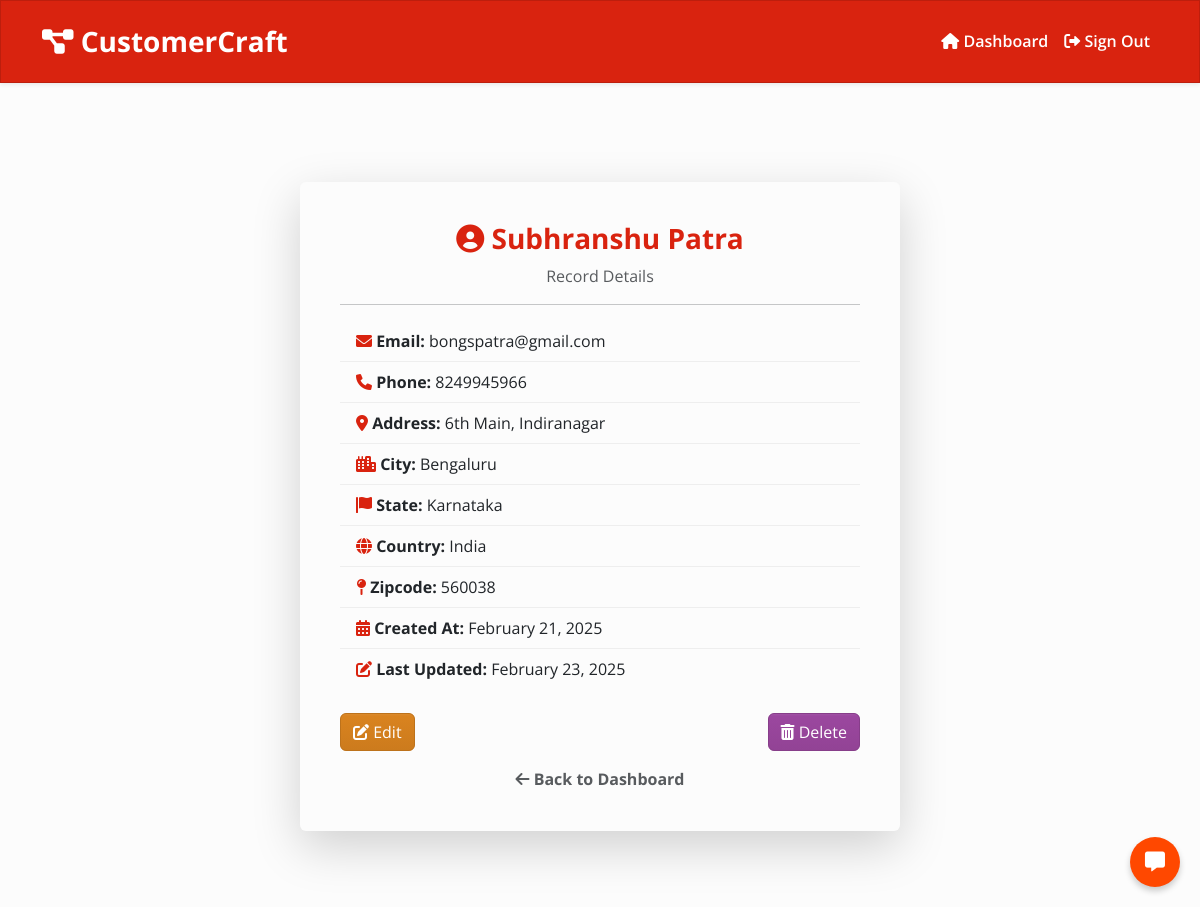
The page /view_record/2/ (signed in) on the database its author committed.
### webapp/models.py (models this page shows, shortened)
class Record(models.Model):
    first_name = models.CharField(max_length=100)
    last_name = models.CharField(max_length=100)
    email = models.EmailField()
    phone = models.CharField(max_length=20)
    address = models.TextField()
    city = models.CharField(max_length=100)
    state = models.CharField(max_length=100)
    country = models.CharField(max_length=100)
    zipcode = models.CharField(max_length=10)
    created_at = models.DateTimeField(auto_now_add=True)
    updated_at = models.DateTimeField(auto_now=True)

### webapp/views.py (the view)
# urls.py: path('view_record/<int:pk>/', views.view_record, name="view_record"),
@login_required(login_url='userlogin')
def view_record(request, pk):
    record = Record.objects.get(id=pk)
    context = {'record': record}
    return render(request, 'webapp/view-record.html', context=context)

### webapp/templates/webapp/view-record.html
{% extends 'webapp/base.html' %}
{% load static %}
{% block content %}
<div class="container d-flex justify-content-center align-items-center min-vh-100">
    <div class="card shadow-lg border-0 p-4" style="max-width: 600px; width: 100%;">
        <div class="card-body">
            <h3 class="text-center text-primary fw-bold">
                <i class="fas fa-user-circle"></i> {{ record.first_name}} {{ record.last_name }}
            </h3>
            <p class="text-center text-muted">Record Details</p>
            <hr>
            <ul class="list-group list-group-flush">
                <li class="list-group-item">
                    <i class="fas fa-envelope text-primary"></i> <strong>Email:</strong> {{ record.email }}
                </li>
                <li class="list-group-item">
                    <i class="fas fa-phone text-primary"></i> <strong>Phone:</strong> {{ record.phone }}
                </li>
                <li class="list-group-item">
                    <i class="fas fa-map-marker-alt text-primary"></i> <strong>Address:</strong> {{ record.address }}
                </li>
                <li class="list-group-item">
                    <i class="fas fa-city text-primary"></i> <strong>City:</strong> {{ record.city }}
                </li>
                <li class="list-group-item">
                    <i class="fas fa-flag text-primary"></i> <strong>State:</strong> {{ record.state }}
                </li>
                <li class="list-group-item">
                    <i class="fas fa-globe text-primary"></i> <strong>Country:</strong> {{ record.country }}
                </li>
                <li class="list-group-item">
                    <i class="fas fa-map-pin text-primary"></i> <strong>Zipcode:</strong> {{ record.zipcode }}
                </li>
                <li class="list-group-item">
                    <i class="fas fa-calendar-alt text-primary"></i> <strong>Created At:</strong> {{ record.created_at|date:"F d, Y" }}
                </li>
                <li class="list-group-item">
                    <i class="fas fa-edit text-primary"></i> <strong>Last Updated:</strong> {{ record.updated_at|date:"F d, Y" }}
                </li>
            </ul>
            <div class="d-flex justify-content-between mt-4">
                <a href="{% url 'update_record' record.id %}" class="btn btn-warning">
                    <i class="fas fa-edit"></i> Edit
                </a>
                <a href="{% url 'delete_record' record.id %}" class="btn btn-danger"
                    onclick="return confirm('Are you sure you want to delete this record?');">
                    <i class="fas fa-trash-alt"></i> Delete
                </a>
            </div>
            <div class="mt-3 text-center">
                <a href="{% url 'dashboard' %}" class="text-decoration-none fw-bold text-muted">
                    <i class="fas fa-arrow-left"></i> Back to Dashboard
                </a>
            </div>
        </div>
    </div>
</div>
{% endblock %}

### rows shown on the page
Record: first_name "Subhranshu", last_name "Patra", email "bongspatra@gmail.com", phone "8249945966", address "6th Main, Indiranagar", city "Bengaluru", state "Karnataka", country "India", zipcode "560038", created_at "February 21, 2025", updated_at "February 23, 2025"
